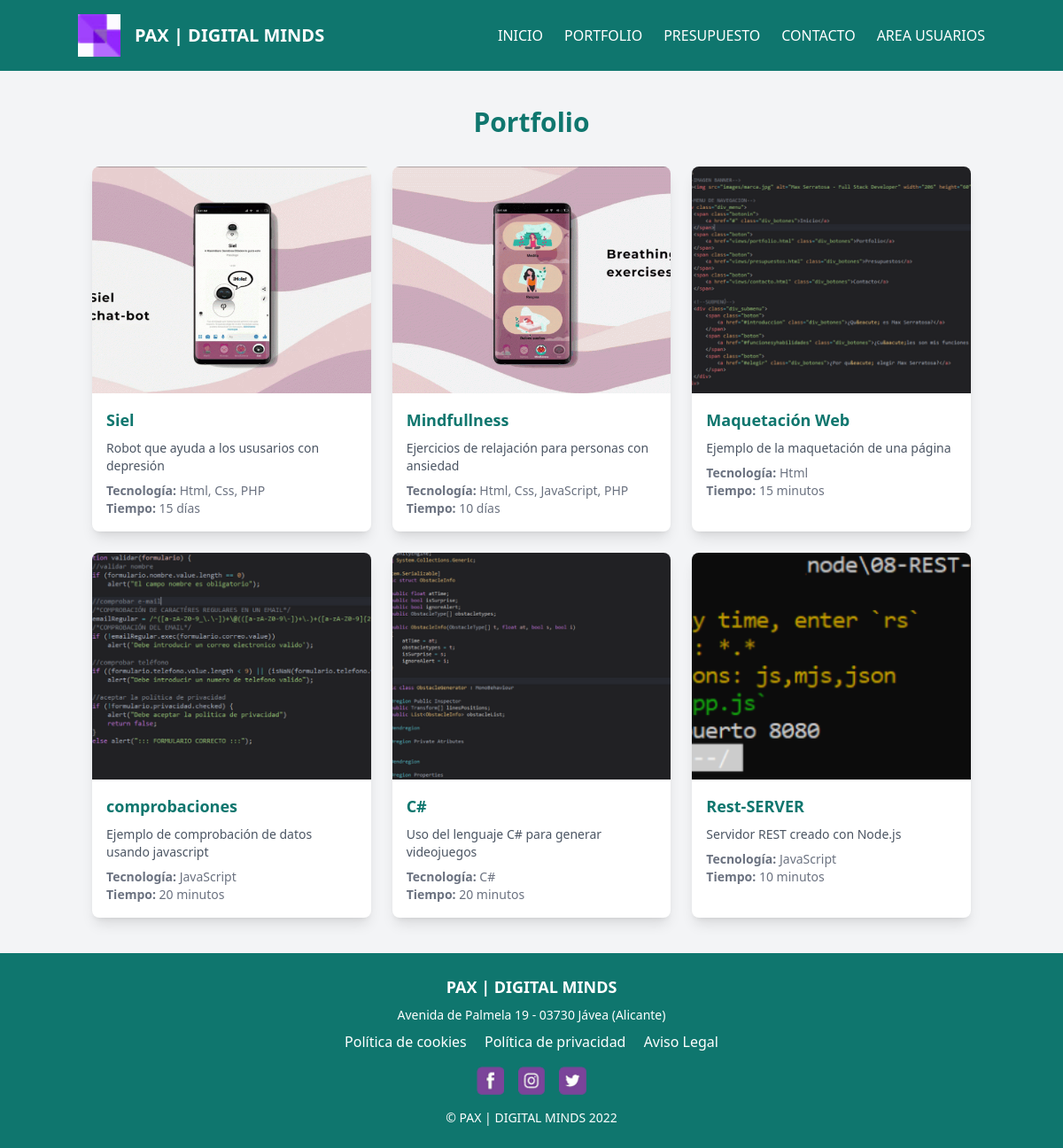
The app's page /views/portfolio.php with its own data.
### tables this page shows
CREATE TABLE `proyectos` (
  `ID_proyecto` int(11) NOT NULL,
  `nombre_proyecto` varchar(20) NOT NULL,
  `datos` varchar(700) NOT NULL,
  `tecnologia_empleada` varchar(50) NOT NULL,
  `tiempo_consecucion` varchar(15) NOT NULL,
  `imagen` varchar(250) NOT NULL
);

### src/helpers/projectsinfo.php (called while the page is built)
<?php
$conexion = DB::conn();
$sentencia = "SELECT ID_proyecto AS ID,
                  nombre_proyecto AS nombre,
                  datos AS datos,
                  tecnologia_empleada AS tecnologia,
                  tiempo_consecucion AS tiempo,
                  imagen AS imagen
                  FROM proyectos ORDER BY ID_proyecto ASC;";
$proyecto = $conexion->prepare($sentencia);
$proyecto->execute();

### src/models/project.php (called while the page is built, shortened)
<?php
class Proyecto{
    private $nombre_proyecto;
    private $datos;
    private $tecnologia;
    private $tiempo;
    private $imagen;
    public function __construct($id, $nombre_proyecto, $datos, $tecnologia, $tiempo, $imagen){
        $this->nombre_proyecto = $nombre_proyecto;
        $this->datos = $datos;
        $this->tecnologia = $tecnologia;
        $this->tiempo = $tiempo;
        $this->imagen = $imagen;
    }
    public function getNombre_proyecto(){
        return $this->nombre_proyecto;
    }
    public function getDatos(){
        return $this->datos;
    }
    public function getTecnologia(){
        return $this->tecnologia;
    }
    public function getTiempo(){
        return $this->tiempo;
    }
    public function getImagen(){
        return $this->imagen;
    }
}

### views/portfolio.php (the view, shortened to what this page needs)
<?php
include_once('../src/models/project.php');
include_once('../src/helpers/projectsinfo.php');
?>
<!DOCTYPE html>
<html lang="es">
  <?php
    $basePath = '../';
    include "{$basePath}src/partials/head.php";
  ?>
  <body class="flex flex-col min-h-screen bg-gray-100">
    <?php include $basePath . 'src/partials/header.php'; ?>
    <main class="container mx-auto my-10 px-4 flex-grow">
      <h2 class="text-3xl font-bold text-teal-700 text-center mb-8">Portfolio</h2>
      <div class="grid grid-cols-1 sm:grid-cols-2 lg:grid-cols-3 gap-6">
        <?php foreach ($proyecto as $p) : ?>
          <?php $proyecto = new Proyecto($p['ID'], $p['nombre'], $p['datos'], $p['tecnologia'], $p['tiempo'], $p['imagen']); ?>
          <div class="bg-white shadow-lg rounded-lg overflow-hidden hover:shadow-xl transition">
            <a href="../<?= $proyecto->getImagen(); ?>" class="vlightbox" title="
              PROYECTO: <?= $proyecto->getNombre_proyecto(); ?>
              Tecnología usada: <?= $proyecto->getTecnologia(); ?>
              Tiempo de consecución: <?= $proyecto->getTiempo(); ?>
              Información: <?= $proyecto->getDatos(); ?>">
              <img
                src="../<?= $proyecto->getImagen(); ?>"
                alt="<?= $proyecto->getNombre_proyecto(); ?>"
                class="w-full h-64 object-cover"
              />
            </a>
            <div class="p-4">
              <h3 class="text-lg font-bold text-teal-700"><?= $proyecto->getNombre_proyecto(); ?></h3>
              <p class="text-sm text-gray-600 mt-2">
                <?= $proyecto->getDatos(); ?>
              </p>
              <p class="text-sm text-gray-500 mt-2">
                <span class="font-semibold">Tecnología:</span> <?= $proyecto->getTecnologia(); ?><br>
                <span class="font-semibold">Tiempo:</span> <?= $proyecto->getTiempo(); ?>
              </p>
            </div>
          </div>
        <?php endforeach; ?>
      </div>
    </main>
    <?php include $basePath . 'src/partials/footer.php'; ?>
  </body>
</html>

### records on screen
proyectos: imagen+nombre_proyecto (picture), nombre_proyecto "Siel", datos "Robot que ayuda a los ususarios con depresión", tecnologia_empleada "Html, Css, PHP", tiempo_consecucion "15 días"
proyectos: imagen+nombre_proyecto (picture), nombre_proyecto "Mindfullness", datos "Ejercicios de relajación para personas con ansiedad", tecnologia_empleada "Html, Css, JavaScript, PHP", tiempo_consecucion "10 días"
proyectos: imagen (picture), nombre_proyecto "Maquetación Web", datos "Ejemplo de la maquetación de una página", tecnologia_empleada "Html", tiempo_consecucion "15 minutos"
proyectos: imagen (picture), nombre_proyecto "comprobaciones", datos "Ejemplo de comprobación de datos usando javascript", tecnologia_empleada "JavaScript", tiempo_consecucion "20 minutos"
proyectos: imagen (picture), nombre_proyecto "C#", datos "Uso del lenguaje C# para generar videojuegos", tecnologia_empleada "C#", tiempo_consecucion "20 minutos"
proyectos: imagen+nombre_proyecto (picture), nombre_proyecto "Rest-SERVER", datos "Servidor REST creado con Node.js", tecnologia_empleada "JavaScript", tiempo_consecucion "10 minutos"
